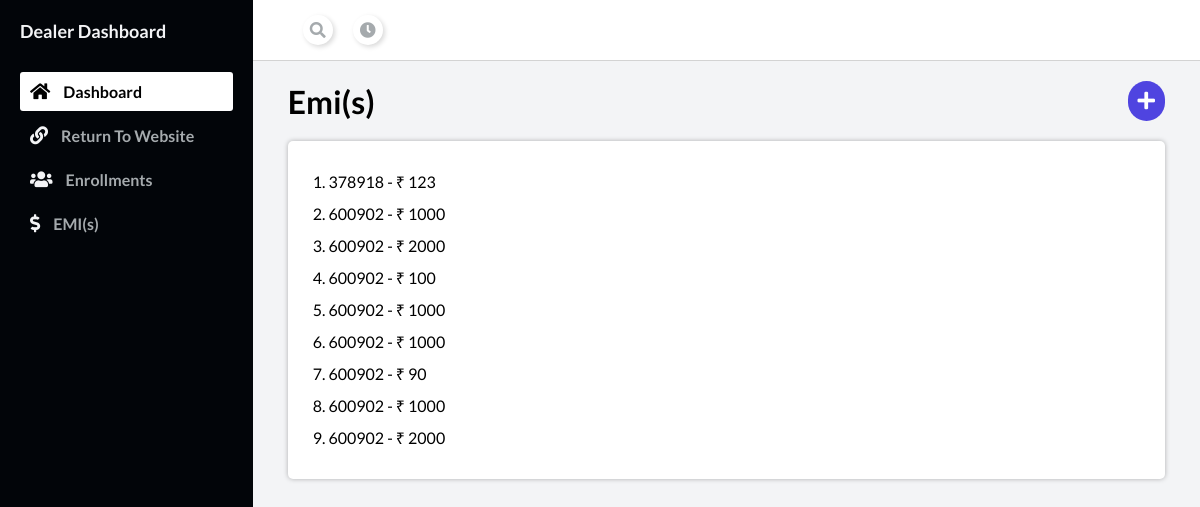
The page /dealer_dashboard/emi/ (signed in) on the database its author committed.
### main/models.py (models this page shows, shortened)
class EMI(models.Model):
    enrollment_id = models.TextField()
    amount = models.IntegerField(default=0)
    dealer = models.ForeignKey(Dealer, on_delete=models.CASCADE, null=True, blank=True)
    admin = models.ForeignKey(User, on_delete=models.CASCADE, null=True, blank=True)

### dealer/views.py (the view)
# urls.py: path('emi/', views.emi, name="emi"),
def emi(request):
    emis = EMI.objects.filter(dealer=Dealer.objects.filter(user=request.user).last())
    return render(request, "Dealer/emi.html", {"emis":emis})

### Template/Dealer/emi.html (shortened to what this page needs)
{% extends "dealer_dashboard.html" %}
{% block body %}
<div class="main__container">
    <div class="space-between">
        <h1>Emi(s)</h1>
        <a href="/dealer_dashboard/submit_emi"><i class="plus-icon fas fa-plus"></i></a>
    </div>
    <div class="container-div" style="margin-top: 20px;">
        {% for i in emis %}
        <div class="space-between">
            <p style="margin: 5px 0px;">{{forloop.counter}}. <a style="color: black; text-decoration: none;">{{i.enrollment_id}} - &#8377; {{i.amount}}</a></p>
        </div>
        {% endfor %}
    </div>
</div>
{% endblock body %}

### Template/dealer_dashboard.html (style rules this page uses)
* { margin: 0; padding: 0; }
body { box-sizing: border-box; font-family: "Lato", sans-serif; }
.main__container { padding: 20px 35px; }
.container-div { padding: 25px; background-color: white; border-radius: 5px; box-shadow: 0 0 5PX 0 rgba(0, 0, 0, 0.287); }

### Template/Dealer/emi.html (style rules this page uses)
.space-between { display: flex; align-items: center; justify-content: space-between; }
.plus-icon { font-size: 20px; color: white; background-color: rgb(79,68,224); padding: 10px; border-radius: 100px; }

### rows shown on the page
EMI: enrollment_id "378918", amount "123"
EMI: enrollment_id "600902", amount "1000"
EMI: enrollment_id "600902", amount "2000"
EMI: enrollment_id "600902", amount "100"
EMI: enrollment_id "600902", amount "1000"
EMI: enrollment_id "600902", amount "1000"
EMI: enrollment_id "600902", amount "90"
EMI: enrollment_id "600902", amount "1000"
EMI: enrollment_id "600902", amount "2000"
